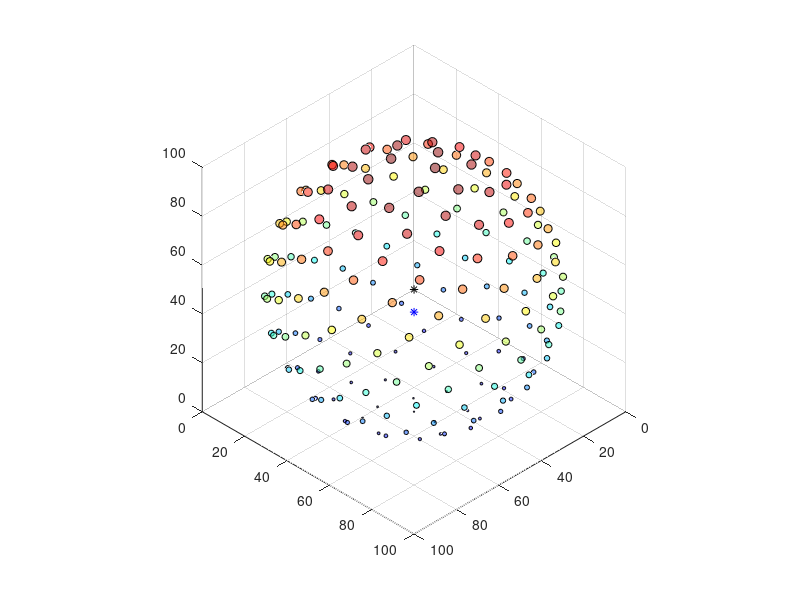
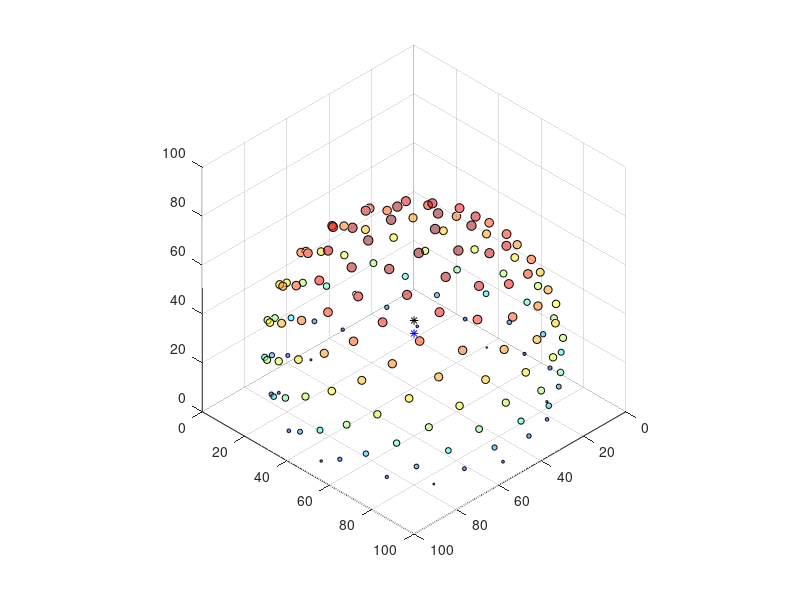
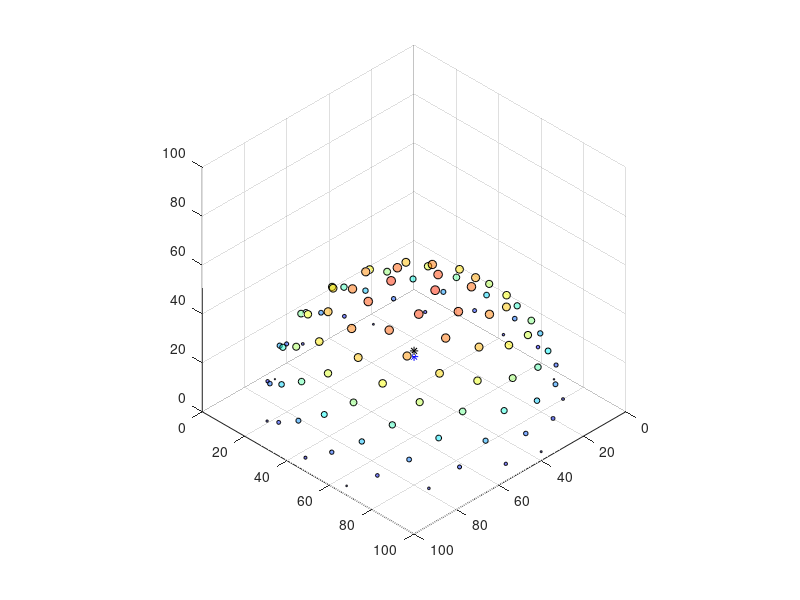
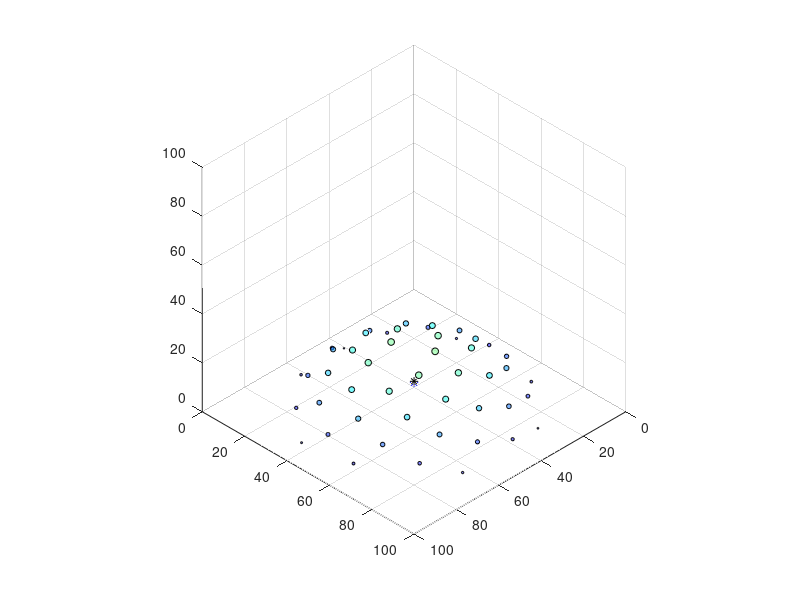

Recreate these plots in MATLAB, in order.
function Delta_Z_Modeling_Figures(increments, percentage)
    
    if nargin < 2
        increments = 5; %% Indicate the number of figures (or increments) wanted
        percentage = 100; %% Indicate the percentage of molecules tagged
    end
    
    for j = 0:(increments-1)
            rng default; %% Stops the Random Generator
            % Checks for any inputs from user
            radius = 50;
            theta = 70; % 61.38860895 < theta < 90
            instances  = 200;
            elevation = -2*radius*j/(increments - 1); % The Chord of the Fluorophores
            tagged = round(instances*percentage/100);

            % Creating a Evenly Distributed Uniformed Vesicle
            gr = (sqrt(5)+1)/2; % Golden Ratio
            ga = 2*pi*(1-1/gr); % Golden Angle
            r = randperm(instances, tagged); % Particle index
            lat = acos(1-2*r/(instances-1)); % Latitude 
            lon = r*ga; % Longitude

            % Convert from spherical to Cartesian coordinates
            x = real(sin(lat).*cos(lon).*radius + radius);
            y = real(sin(lat).*sin(lon).*radius + radius);
            z = real(cos(lat).*radius + radius + elevation);

            % Refractive index of the air, the prism/glass, and the cell
            z0 = 0;
            n0 = 1.000; %#ok<NASGU>
            n1 = 1.515;
            n2 = 1.330;

            % First and Second Wavelengths in nanometers
            wavelength1 = 488;
            wavelength2 = 647;

            % Initial Intensity
            I_naught = 100;

            % Calculating the d-variables
            d_488 = wavelength1/4/pi/sqrt((n1*sind(theta))^2-n2^2);
            d_647 = wavelength2/4/pi/sqrt((n1*sind(theta))^2-n2^2);

            % Calculating the gamma(in degrees)
            gamma = (1/d_488)-(1/d_647);

            % First and Second Intensity at Refernce Point (Z0)
            intensity_488_z0 = I_naught/exp(z0/d_488);
            intensity_647_z0 = I_naught/exp(z0/d_647);
            reference = intensity_647_z0/intensity_488_z0;

            % Calculating the Total Intensities
            total_intensity_488 = 0;
            total_intensity_647 = 0;
            [~, n] = size(z);

            count = 0;
            meanz = 0;
            for i = 1:n % Call for the index of the column value
                if z(1, i) > 0 
                    % First and Second Intensity at Z2
                    intensity_488_z(i) = real(I_naught/exp(z(1, i)/d_488)); %#ok<AGROW>
                    intensity_647_z(i) = real(I_naught/exp(z(1, i)/d_647)); %#ok<AGROW>

                    % Sum of intensities value (Clean)
                    total_intensity_488 = total_intensity_488 + intensity_488_z(i);
                    total_intensity_647 = total_intensity_647 + intensity_647_z(i);

                    meanz = (meanz*count + z(1, i))/(count+1);
                    count = count + 1;
                end
            end

            % Get dz value
            ratio = total_intensity_647/total_intensity_488;
            dz = log(ratio/reference)/gamma;

            % Define color of each point based on z value
            colors = jet(numel(z));
            [~, ~, depthIdx] = unique(abs(z)); 
            colorData = colors(depthIdx,:);

            % Define size gradient based on z value
            dotSize = linspace(1,50,numel(x)); 
            sizeData = dotSize(depthIdx);

            % Plot Sphere and Center of Mass
            figure (j+1)
            hold on;
            axis equal;
            grid on;
            view([45 45 45]);
            xlim([0 100]);
            ylim([0 100]);
            zlim([0 100]);
            % tickCell = {'XTickLabel',{},'YTickLabel',{},'ZTickLabel',{},};
            % set(gca,tickCell{:});
            xlabel('');
            ylabel('');
            zlabel('');
            title(sprintf(''));
            scatter3(x, y, z, sizeData, colorData, 'filled', 'o', 'MarkerEdgeColor', 'k', 'MarkerFaceAlpha', 0.5);
            plot3(mean(x), mean(y), meanz, 'k*'); % Center of Mass
            plot3(mean(x), mean(y), dz,'b*'); % Delta z
    end
end